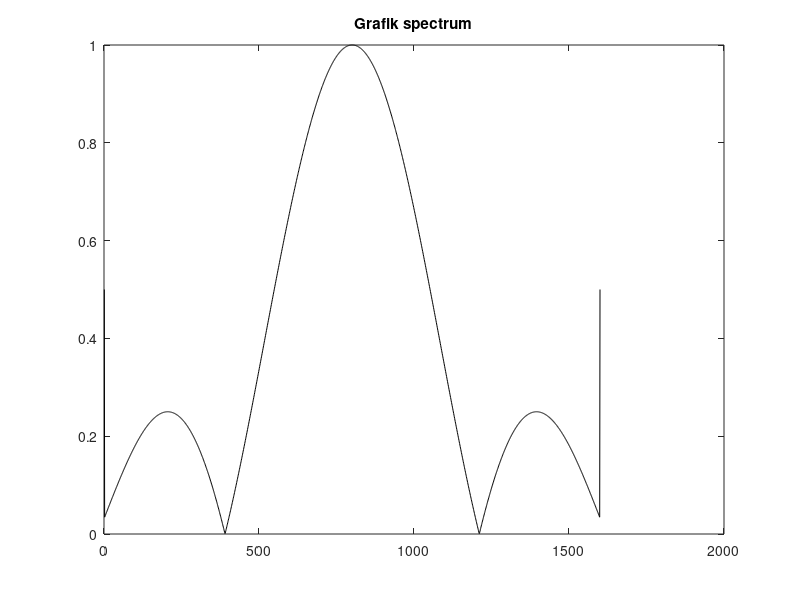
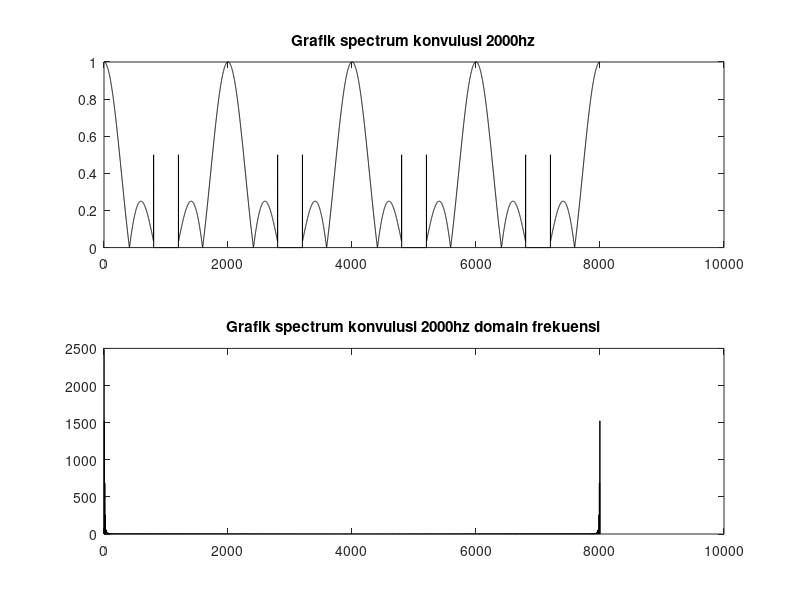
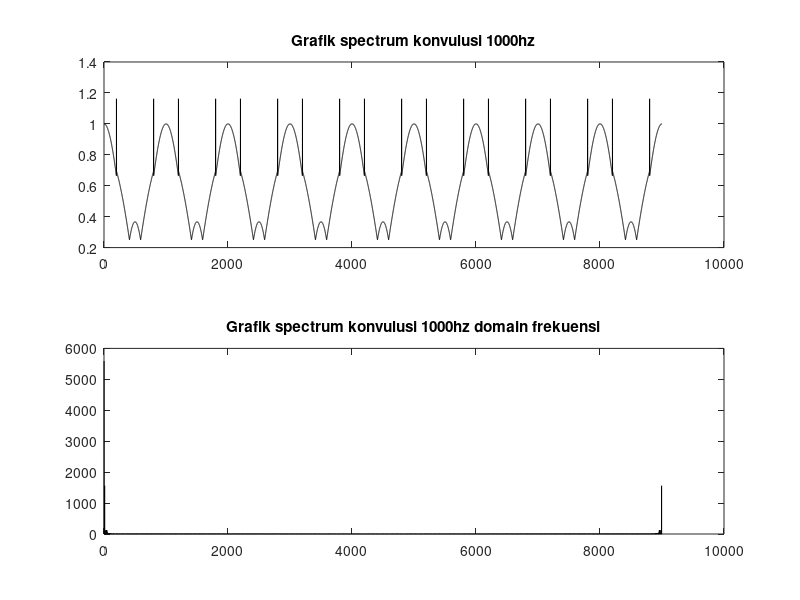

MATLAB code to generate these figures, in order:
clc
clear
load('unknown_spectrum.mat')
N=length(Spec);
spec1=abs(fft(Spec));
fs=2000;
pt(1:2000:10000)=1;
ptt=abs(fft(pt));
y=conv(pt,Spec,'same');
ya=abs(fft(y));
figure(1)
plot(Spec,'k')
title('Grafik spectrum')
figure(2)
subplot(2,1,1)
plot(y,'k')
title('Grafik spectrum konvulusi 2000hz')
subplot(2,1,2)
plot(ya,'k')
title('Grafik spectrum konvulusi 2000hz domain frekuensi')
%%%
fs1=1000;
pt1(1:1000:10000)=1;
y1=conv(pt1,Spec,'same');
y2=abs(fft(y1));
figure(3)
subplot(2,1,1)
plot(y1,'k')
title('Grafik spectrum konvulusi 1000hz')
subplot(2,1,2)
plot(y2,'k')
title('Grafik spectrum konvulusi 1000hz domain frekuensi')
